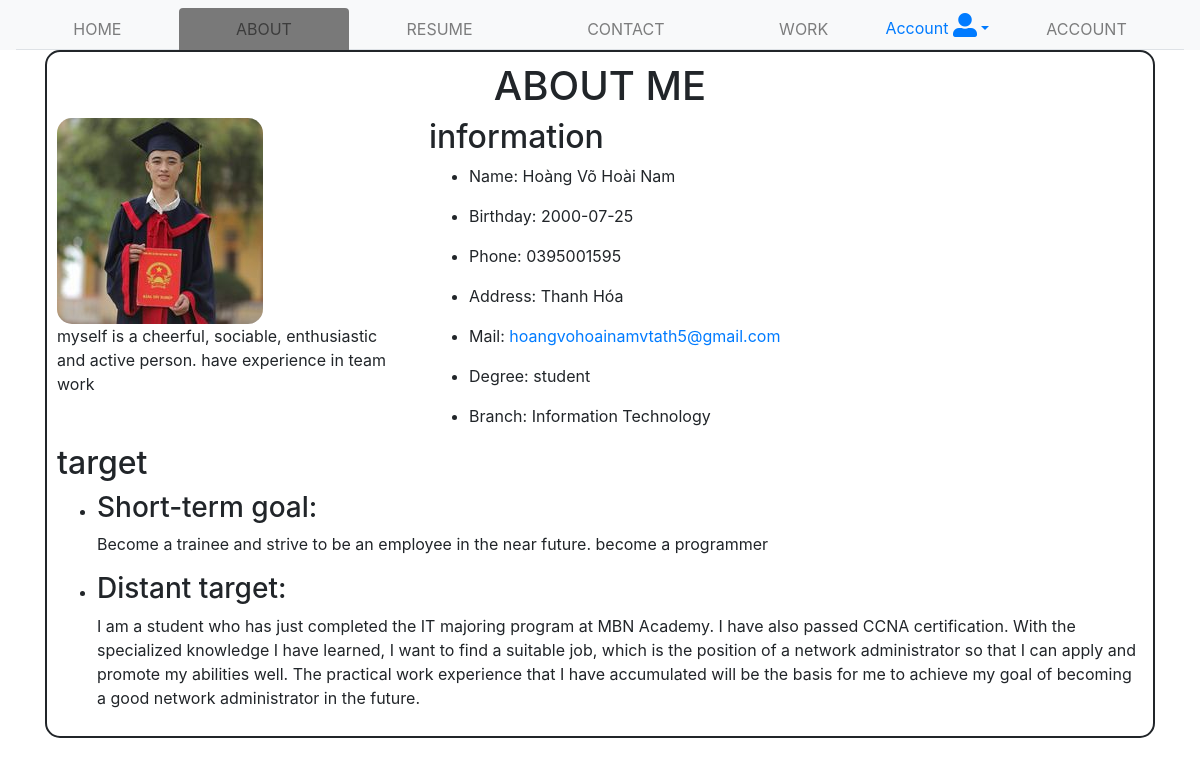
/php/aboutuser.php?id=1, run on the app's committed database.
### tables this page shows
CREATE TABLE `about` (
  `id` int(11) NOT NULL,
  `image` char(30) NOT NULL,
  `introduce` varchar(100) DEFAULT NULL,
  `name` varchar(50) NOT NULL,
  `birthday` date NOT NULL,
  `phone` char(30) NOT NULL,
  `address` varchar(100) NOT NULL,
  `mail` char(50) NOT NULL,
  `degree` varchar(100) NOT NULL,
  `branch` varchar(100) NOT NULL,
  `short` varchar(500) NOT NULL,
  `distanttarget` varchar(1000) NOT NULL
);

### php/aboutuser.php (the view, shortened to what this page needs)
<!doctype html>
<html lang="en">
<head>
  <link rel="stylesheet" href="https://stackpath.bootstrapcdn.com/bootstrap/4.3.1/css/bootstrap.min.css"
>
  <link rel="stylesheet" href="https://pro.fontawesome.com/releases/v5.10.0/css/all.css"
 />
</head>
<body style="background:url(https://c1.wallpaperflare.com/preview/830/150/561/sackcloth-sackcloth-textured-laptop-ipad.jpg) no-repeat center  center; background-size:cover">
  <?php
          $host='localhost';
          $uer='root';
          $pass='';
          $db_name='cv';
        if(isset($_GET['id'])){
          $id = $_GET['id'];
      }
      $conn=mysqli_connect($host,$uer,$pass,$db_name);
          $sql="select * from about where id = ".$id;
              if($result = mysqli_query($conn, $sql)){
                  if(mysqli_num_rows($result) > 0){
                      $row = mysqli_fetch_array($result);
                  }
              }
    include("headeruser.php");
      ?>
  <div class="container ">
    <div id="box">
    <div class="row">
      <div class="col-lg-12">
        <h1>ABOUT ME</h1>
      </div>
    </div>
      <div class="row">
        <div class="col-lg-4">
          <img src="../image/<?php echo $row['image']  ?>" alt="">
          <p>myself is a cheerful, sociable, enthusiastic and active person. have experience in team work</p>
        </div>
        <div class="col-lg-8">
          <h2>information</h2>
          <ul class="list">
            <li>
              <p>Name:
                <?php echo $row['name']  ?>
              </p>
            </li>
            <li>
              <p>Birthday:
                <?php echo $row['birthday']  ?>
              </p>
            </li>
            <li>
              <p>Phone:
                <?php echo $row['phone']  ?>
              </p>
            </li>
            <li>
              <p>Address:
                <?php echo $row['address']  ?>
              </p>
            </li>
            <li>
              <p>Mail: <a href="#">
                  <?php echo $row['mail']  ?>
                </a></p>
            </li>
            <li>
              <p>Degree:
                <?php echo $row['degree']  ?>
              </p>
            </li>
            <li>
              <p>Branch:
                <?php echo $row['branch']  ?>
              </p>
            </li>
          </ul>
        </div>
      </div>
      <div class="row">
        <div class="col-lg-12">
          <h2>target</h2>
          <ul>
            <li>
              <h3>Short-term goal: </h3>
              <p>
                <?php echo $row['short']  ?>
              </p>
            </li>
            <li>
              <h3>Distant target: </h3>
              <p>
                <?php echo $row['distanttarget']  ?>
              </p>
            </li>
          </ul>
        </div>
      </div>
    </div>
  </div>
  <?php include("footer.php") ?></body>
</body>
</html>

### php/aboutuser.php (style rules this page uses)
h1 { text-align: center; }
#box { border: 2px solid; padding: 10px; background-color:white; }
#box, img { border-radius: 15px; }

### data on the page
about: image (picture), name "Hoàng Võ Hoài Nam", birthday "2000-07-25", phone "0395001595", address "Thanh Hóa", mail "hoangvohoainamvtath5@gmail.com", degree "student", branch "Information Technology", short "Become a trainee and strive to be an employee in the near future. become a programmer", distanttarget "I am a student who has just completed the IT majoring program at MBN Academy. I have also passed CCNA certification. With the specialized knowledge I have learned, I want to find a suitable job, which is the position of a network administrator so that I can apply and promote my abilities well. The practical work experience that I have accumulated will be the basis for me to achieve my goal of becoming a good network administrator in the future."
